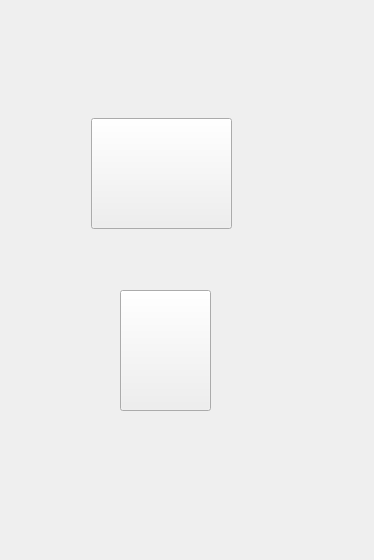
<?xml version="1.0" encoding="UTF-8"?>
<ui version="4.0">
 <class>Home</class>
 <widget class="QWidget" name="Home">
  <property name="geometry">
   <rect>
    <x>0</x>
    <y>0</y>
    <width>374</width>
    <height>560</height>
   </rect>
  </property>
  <property name="windowTitle">
   <string>Form</string>
  </property>
  <widget class="QToolButton" name="btnStart">
   <property name="geometry">
    <rect>
     <x>91</x>
     <y>118</y>
     <width>141</width>
     <height>111</height>
    </rect>
   </property>
   <property name="minimumSize">
    <size>
     <width>91</width>
     <height>0</height>
    </size>
   </property>
   <property name="text">
    <string/>
   </property>
  </widget>
  <widget class="QToolButton" name="btnExit">
   <property name="geometry">
    <rect>
     <x>120</x>
     <y>290</y>
     <width>91</width>
     <height>121</height>
    </rect>
   </property>
   <property name="maximumSize">
    <size>
     <width>91</width>
     <height>16777215</height>
    </size>
   </property>
   <property name="text">
    <string/>
   </property>
  </widget>
 </widget>
 <resources/>
 <connections/>
</ui>
